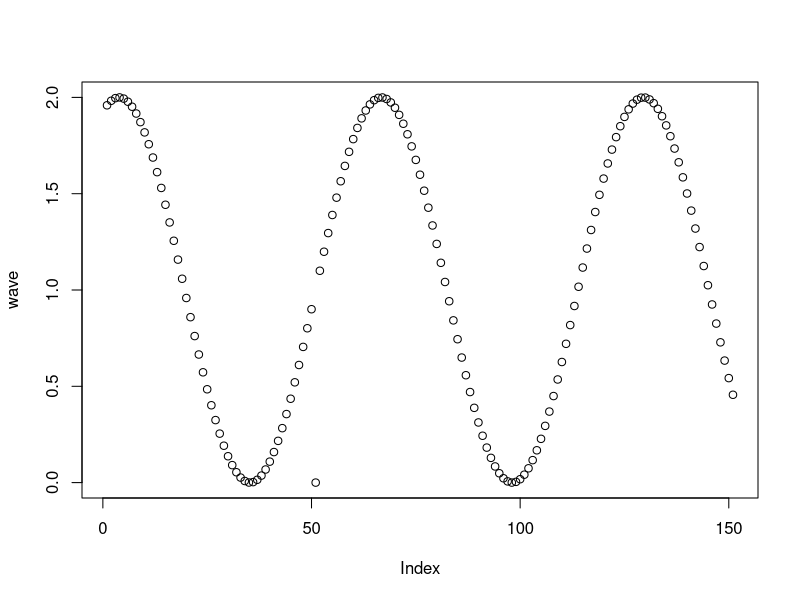

Here is the R script that generated this plot:
# Exercise 4: Creating and operating on vectors

# Create a vector `names` that contains your name and the names of 2 people next to you.

names <- c("Stephen Hung", "Luke Cheng", "Nathan")

# Use the colon operator : to create a vector `n` of numbers from 10:49

n <- c(10:49)

# Use `length()` to get the number of elements in `n`

length(n)

# Create a vector `m` that contains the numbers 10 to 1. Hint: use the `seq()` function

m <- seq(from=10,to=1)

# Subtract `m` FROM `n`. Note the recycling!

m - n

# Use the `seq()` function to produce a range of numbers from -5 to 10 in `.1` increments.
# Store it in a variable `x`

x <- seq(from=-5,to=10,by=.1)

# Create a vector `sin.wave` by calling the `sin()` function on each element in `x`.

sin.wave = sin(x)

# Create a vector `cos.wave` by calling the `cos()` function on each element in `x`.

cos.wave = cos(x)

# Create a vector `wave` by multiplying `sin.wave` and `cos.wave` together, then adding `sin.wave`

wave = (sin.wave & cos.wave) + sin.wave

# Use the `plot()` function to plot your `wave`!

plot(wave)
